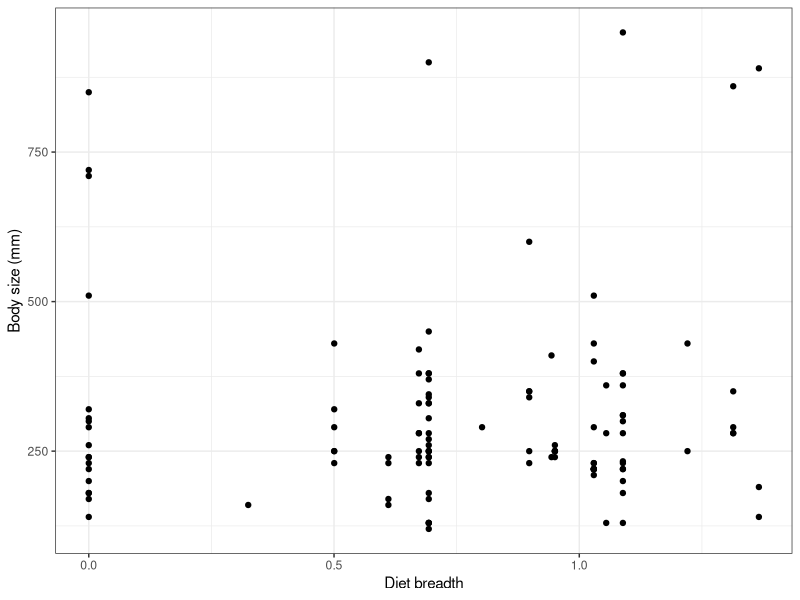
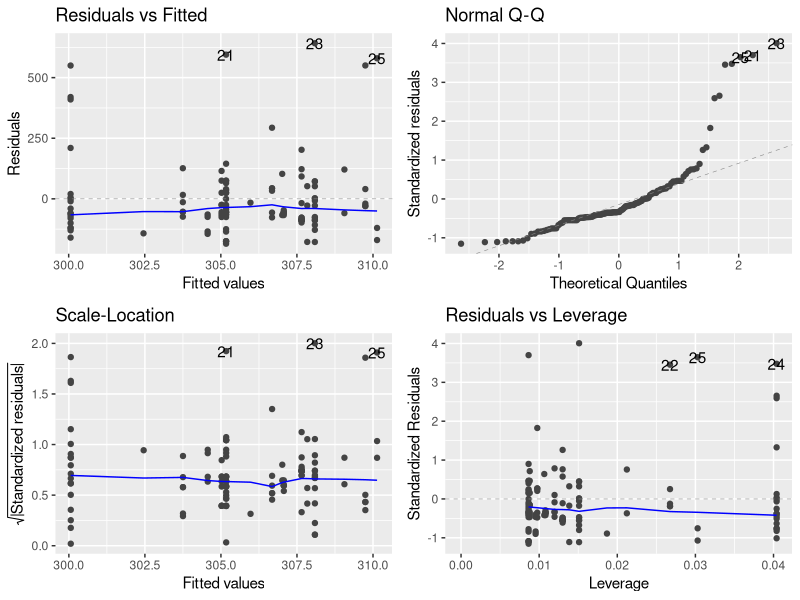
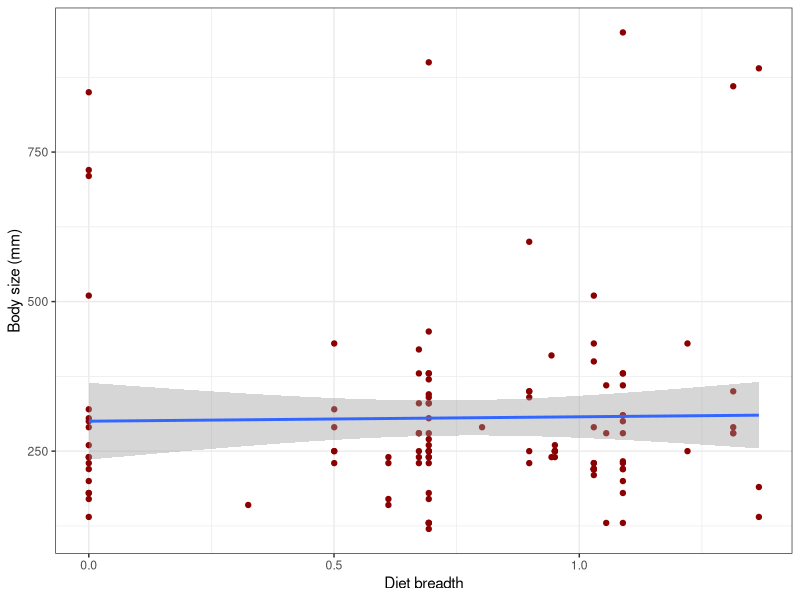

R code for these plots, in order:
## ---- chunk 1
rm(list = ls())
library(tidyverse)
library("here")
library(ggfortify)
## ---- chunk 2
parrots <- read.csv(here("Data", "frugivoria_parrots.csv"))
## ---- chunk 3
ggplot(parrots, aes(x=diet_breadth, y=body_size_mm)) + 
  geom_point() + 
  xlab("Diet breadth") + 
  ylab("Body size (mm)") + 
  theme_bw()
## ---- chunk 4
parrot_model <- lm(body_size_mm ~ diet_breadth, data = parrots)
## ---- chunk 5
autoplot(parrot_model)
## ---- chunk 6
anova(parrot_model)
## ---- chunk 7
summary(parrot_model)
## ---- chunk 8
ggplot(parrots, aes(x=diet_breadth, y=body_size_mm)) + 
  geom_point(color = "darkred") + 
  geom_smooth(method = "lm") + 
  xlab("Diet breadth") + 
  ylab("Body size (mm)") + 
  theme_bw()
